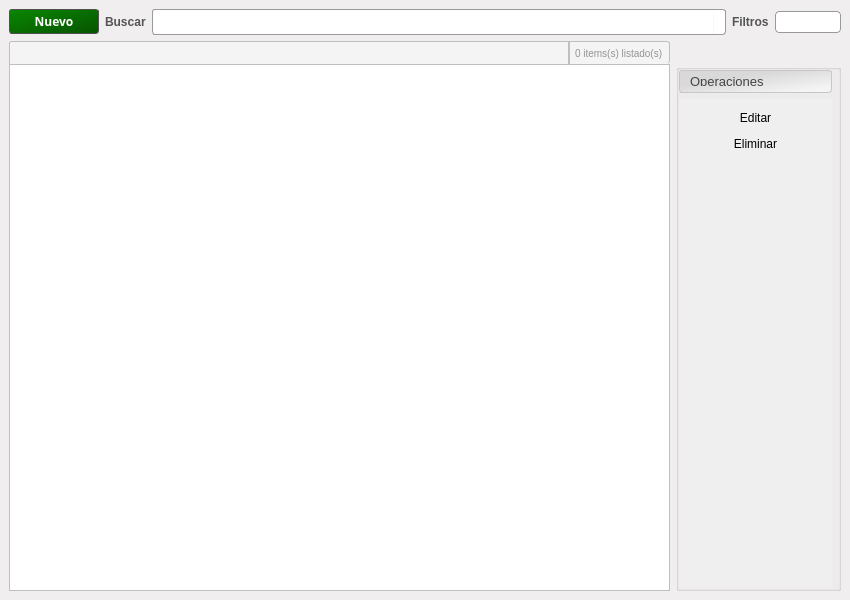
<?xml version="1.0" encoding="UTF-8"?>
<ui version="4.0">
 <class>MainWindow</class>
 <widget class="QMainWindow" name="MainWindow">
  <property name="geometry">
   <rect>
    <x>0</x>
    <y>0</y>
    <width>850</width>
    <height>600</height>
   </rect>
  </property>
  <property name="windowTitle">
   <string>MainWindow</string>
  </property>
  <property name="styleSheet">
   <string notr="true">QMainWindow{
background-color:#F0EEEE ;

border-top-left-radius: 6px 6px;
border-top-right-radius: 6px 6px;
border-bottom-right-radius: 6px 6px;
border-bottom-left-radius: 6px 6px;

}</string>
  </property>
  <widget class="QWidget" name="centralwidget">
   <layout class="QVBoxLayout" name="verticalLayout_3">
    <item>
     <layout class="QVBoxLayout" name="verticalLayout_2">
      <item>
       <layout class="QHBoxLayout" name="horizontalLayout">
        <item>
         <widget class="QPushButton" name="btAgregar">
          <property name="sizePolicy">
           <sizepolicy hsizetype="MinimumExpanding" vsizetype="Fixed">
            <horstretch>0</horstretch>
            <verstretch>0</verstretch>
           </sizepolicy>
          </property>
          <property name="maximumSize">
           <size>
            <width>90</width>
            <height>16777215</height>
           </size>
          </property>
          <property name="font">
           <font>
            <family>Ubuntu,Helvetica,sans-serif</family>
            <weight>75</weight>
            <bold>true</bold>
           </font>
          </property>
          <property name="cursor">
           <cursorShape>PointingHandCursor</cursorShape>
          </property>
          <property name="styleSheet">
           <string notr="true">QPushButton{
color: rgb(255, 255, 255);
background-color: qlineargradient(spread:pad, x1:0.005, y1:0.006, x2:0.990476, y2:1, stop:0.0047619  rgba(10, 134, 2, 255), stop:1 rgba(6, 84, 0, 255));
border: 1px solid #505050;
border-radius: 3px;
padding:3px 15px;
}
QPushButton:pressed{	
	border: 3px solid #505050;
}</string>
          </property>
          <property name="text">
           <string>Nuevo</string>
          </property>
         </widget>
        </item>
        <item>
         <widget class="QLabel" name="label_2">
          <property name="styleSheet">
           <string notr="true">QLabel{
color:rgb(85, 85, 85);
font:bold;
font-family: Ubuntu, Helvetica, sans-serif;
}</string>
          </property>
          <property name="text">
           <string>Buscar</string>
          </property>
         </widget>
        </item>
        <item>
         <layout class="QHBoxLayout" name="horizontalLayout_5">
          <property name="spacing">
           <number>0</number>
          </property>
          <property name="sizeConstraint">
           <enum>QLayout::SetDefaultConstraint</enum>
          </property>
          <item>
           <widget class="QLineEdit" name="leBusqueda">
            <property name="sizePolicy">
             <sizepolicy hsizetype="Expanding" vsizetype="Fixed">
              <horstretch>0</horstretch>
              <verstretch>0</verstretch>
             </sizepolicy>
            </property>
            <property name="minimumSize">
             <size>
              <width>96</width>
              <height>0</height>
             </size>
            </property>
            <property name="styleSheet">
             <string notr="true">QLineEdit { 
border: 1px solid #999999; 
padding: 2px 2px 2px 2px;
min-width: 90px;
height: 20px;

border-top-left-radius: 3px ;
border-top-right-radius: 0px solid white;
border-bottom-right-radius: 0px ;
border-bottom-left-radius: 3px;

}</string>
            </property>
           </widget>
          </item>
          <item>
           <widget class="QLabel" name="lbLupita">
            <property name="sizePolicy">
             <sizepolicy hsizetype="Fixed" vsizetype="Preferred">
              <horstretch>0</horstretch>
              <verstretch>0</verstretch>
             </sizepolicy>
            </property>
            <property name="minimumSize">
             <size>
              <width>0</width>
              <height>26</height>
             </size>
            </property>
            <property name="maximumSize">
             <size>
              <width>30</width>
              <height>26</height>
             </size>
            </property>
            <property name="styleSheet">
             <string notr="true">QLabel { 
background: white;
border: 1px solid #999999; 
padding: 2px 2px 2px 2px;

height: 30px;
width:26px;

border-top-left-radius: 0px ;
border-top-right-radius: 3px;
border-bottom-right-radius: 3px;
border-bottom-left-radius: 0px;

border-left: 0px solid white;
}</string>
            </property>
            <property name="text">
             <string/>
            </property>
            <property name="pixmap">
             <pixmap resource="images_rc/images.qrc">:/newPrefix/find.png</pixmap>
            </property>
            <property name="scaledContents">
             <bool>true</bool>
            </property>
            <property name="alignment">
             <set>Qt::AlignCenter</set>
            </property>
           </widget>
          </item>
         </layout>
        </item>
        <item>
         <widget class="QLabel" name="label_5">
          <property name="styleSheet">
           <string notr="true">QLabel{
color:rgb(85, 85, 85);
font:bold;
font-family: Ubuntu, Helvetica, sans-serif;
}</string>
          </property>
          <property name="text">
           <string>Filtros</string>
          </property>
         </widget>
        </item>
        <item>
         <widget class="QComboBox" name="cbCampos">
          <property name="styleSheet">
           <string notr="true">QComboBox {
border: 1px solid #999999; 
border-radius: 4px;
padding: 2px 2px 2px 2px;
min-width: 6em;
}

QComboBox::down-arrow {
image: url(:newPrefix/arrow_down.png);
height: 10px;
}
QComboBox:editable {
background: white;
border-radius: 0px;
}
QComboBox::drop-down { border-style: none}</string>
          </property>
         </widget>
        </item>
       </layout>
      </item>
     </layout>
    </item>
    <item>
     <layout class="QVBoxLayout" name="verticalLayout">
      <property name="spacing">
       <number>0</number>
      </property>
      <item>
       <layout class="QHBoxLayout" name="horizontalLayout_6" stretch="4,1">
        <property name="spacing">
         <number>6</number>
        </property>
        <item>
         <layout class="QHBoxLayout" name="horizontalLayout_4">
          <property name="spacing">
           <number>0</number>
          </property>
          <item>
           <widget class="QLabel" name="lbTitulo">
            <property name="sizePolicy">
             <sizepolicy hsizetype="Expanding" vsizetype="Minimum">
              <horstretch>0</horstretch>
              <verstretch>0</verstretch>
             </sizepolicy>
            </property>
            <property name="minimumSize">
             <size>
              <width>42</width>
              <height>0</height>
             </size>
            </property>
            <property name="styleSheet">
             <string notr="true">QLabel {
color: #252424;
background-color:rgb(244, 244, 244);

padding:3px;
font: bold 14px;
font-family: Ubuntu, Helvetica, sans-serif;
border: 1px solid #BFBFBF;

border-bottom: 0px solid white;
border-top-left-radius: 3px ;
border-top-right-radius: 0px solid white;
border-bottom-right-radius: 0px ;

}</string>
            </property>
            <property name="text">
             <string>&lt;Nombre lista&gt;</string>
            </property>
           </widget>
          </item>
          <item>
           <widget class="QLabel" name="lbCantidadItems">
            <property name="sizePolicy">
             <sizepolicy hsizetype="Preferred" vsizetype="Preferred">
              <horstretch>0</horstretch>
              <verstretch>0</verstretch>
             </sizepolicy>
            </property>
            <property name="minimumSize">
             <size>
              <width>42</width>
              <height>0</height>
             </size>
            </property>
            <property name="styleSheet">
             <string notr="true">QLabel {
color: rgb(147, 147, 147);
background-color:rgb(244, 244, 244);

padding:3px;
font: 10px;
font-family: Ubuntu, Helvetica, sans-serif;
border: 1px solid #BFBFBF;

border-top-left-radius: 0px solid rgb(244, 244, 244);
border-top-right-radius: 3px;
border-bottom-right-radius: 3px;
border-bottom-left-radius: 0px;
border-bottom: 0px solid white;
}</string>
            </property>
            <property name="text">
             <string>0 items(s) listado(s)</string>
            </property>
           </widget>
          </item>
         </layout>
        </item>
        <item>
         <widget class="QLabel" name="label_3">
          <property name="text">
           <string/>
          </property>
         </widget>
        </item>
       </layout>
      </item>
      <item>
       <layout class="QHBoxLayout" name="horizontalLayout_2" stretch="4,1">
        <property name="spacing">
         <number>6</number>
        </property>
        <item>
         <widget class="QTableWidget" name="twDatos">
          <property name="font">
           <font>
            <family>Ubuntu,Helvetica,sans-serif</family>
           </font>
          </property>
          <property name="styleSheet">
           <string notr="true">QHeaderView::section {
border-radius: 3px;
padding: 2px 4px 2px 4px;

/* Fuente */
color: #3A3939;
text-align: left;
font-family: Ubuntu, Helvetica, sans-serif;

background-color:rgb(244, 244, 244);
/*qlineargradient(spread:reflect, x1:1, y1:1, x2:1, y2:0, stop:0 rgba(240, 240, 240, 255), stop:0.509174 rgba(250, 250, 250, 255), stop:0.963303 rgba(255, 255, 255, 255));*/
/* Bordes */
border-bottom: 1px solid #E3E3E3;
border-top: 1px solid #FFFFFF;
padding:6px;
border-top-left-radius: 0px;
}

QTableWidget{
font-family: Ubuntu, Helvetica, sans-serif;
/*font-size: 12px;*/
text-align: left;
border: 1px solid #BFBFBF;
}</string>
          </property>
          <property name="frameShape">
           <enum>QFrame::Box</enum>
          </property>
          <property name="lineWidth">
           <number>0</number>
          </property>
          <property name="editTriggers">
           <set>QAbstractItemView::AnyKeyPressed</set>
          </property>
          <property name="alternatingRowColors">
           <bool>true</bool>
          </property>
          <property name="selectionMode">
           <enum>QAbstractItemView::SingleSelection</enum>
          </property>
          <property name="selectionBehavior">
           <enum>QAbstractItemView::SelectRows</enum>
          </property>
          <property name="textElideMode">
           <enum>Qt::ElideLeft</enum>
          </property>
          <property name="verticalScrollMode">
           <enum>QAbstractItemView::ScrollPerItem</enum>
          </property>
          <property name="horizontalScrollMode">
           <enum>QAbstractItemView::ScrollPerItem</enum>
          </property>
          <property name="showGrid">
           <bool>true</bool>
          </property>
          <property name="gridStyle">
           <enum>Qt::NoPen</enum>
          </property>
          <property name="sortingEnabled">
           <bool>true</bool>
          </property>
          <property name="wordWrap">
           <bool>true</bool>
          </property>
          <property name="cornerButtonEnabled">
           <bool>false</bool>
          </property>
          <attribute name="horizontalHeaderVisible">
           <bool>true</bool>
          </attribute>
          <attribute name="horizontalHeaderHighlightSections">
           <bool>true</bool>
          </attribute>
          <attribute name="horizontalHeaderShowSortIndicator" stdset="0">
           <bool>true</bool>
          </attribute>
          <attribute name="horizontalHeaderStretchLastSection">
           <bool>true</bool>
          </attribute>
          <attribute name="verticalHeaderVisible">
           <bool>false</bool>
          </attribute>
          <attribute name="verticalHeaderCascadingSectionResizes">
           <bool>true</bool>
          </attribute>
          <attribute name="verticalHeaderDefaultSectionSize">
           <number>24</number>
          </attribute>
          <attribute name="verticalHeaderHighlightSections">
           <bool>false</bool>
          </attribute>
          <attribute name="verticalHeaderShowSortIndicator" stdset="0">
           <bool>false</bool>
          </attribute>
          <attribute name="verticalHeaderStretchLastSection">
           <bool>false</bool>
          </attribute>
          <attribute name="verticalHeaderVisible">
           <bool>false</bool>
          </attribute>
          <attribute name="horizontalHeaderShowSortIndicator" stdset="0">
           <bool>true</bool>
          </attribute>
          <attribute name="verticalHeaderDefaultSectionSize">
           <number>24</number>
          </attribute>
          <attribute name="horizontalHeaderStretchLastSection">
           <bool>true</bool>
          </attribute>
          <attribute name="horizontalHeaderVisible">
           <bool>true</bool>
          </attribute>
          <attribute name="verticalHeaderCascadingSectionResizes">
           <bool>true</bool>
          </attribute>
          <attribute name="verticalHeaderShowSortIndicator" stdset="0">
           <bool>false</bool>
          </attribute>
          <attribute name="horizontalHeaderHighlightSections">
           <bool>true</bool>
          </attribute>
          <attribute name="verticalHeaderHighlightSections">
           <bool>false</bool>
          </attribute>
          <attribute name="verticalHeaderStretchLastSection">
           <bool>false</bool>
          </attribute>
         </widget>
        </item>
        <item>
         <widget class="QGroupBox" name="gbDetalles">
          <property name="sizePolicy">
           <sizepolicy hsizetype="Expanding" vsizetype="Expanding">
            <horstretch>0</horstretch>
            <verstretch>0</verstretch>
           </sizepolicy>
          </property>
          <property name="title">
           <string/>
          </property>
          <layout class="QHBoxLayout" name="horizontalLayout_3">
           <property name="spacing">
            <number>0</number>
           </property>
           <property name="leftMargin">
            <number>0</number>
           </property>
           <property name="topMargin">
            <number>0</number>
           </property>
           <property name="rightMargin">
            <number>6</number>
           </property>
           <property name="bottomMargin">
            <number>0</number>
           </property>
           <item>
            <widget class="QToolBox" name="toolBox">
             <property name="sizePolicy">
              <sizepolicy hsizetype="Preferred" vsizetype="Expanding">
               <horstretch>0</horstretch>
               <verstretch>0</verstretch>
              </sizepolicy>
             </property>
             <property name="font">
              <font>
               <pointsize>10</pointsize>
              </font>
             </property>
             <property name="styleSheet">
              <string notr="true">QToolBox::tab {
color:rgb(68, 68, 68);
background-color: qlineargradient(spread:reflect, x1:0.195, y1:0.176136, x2:1, y2:1, stop:0.195238 rgba(217, 217, 217, 255), stop:0.842857 rgba(244, 244, 244, 255));
border: 1px solid rgb(199, 199, 199);
border-radius: 3px;
padding:6px;
}
</string>
             </property>
             <widget class="QWidget" name="widget">
              <property name="geometry">
               <rect>
                <x>0</x>
                <y>0</y>
                <width>150</width>
                <height>461</height>
               </rect>
              </property>
              <attribute name="label">
               <string>Operaciones</string>
              </attribute>
              <layout class="QVBoxLayout" name="verticalLayout_6">
               <item>
                <widget class="QPushButton" name="btEditar">
                 <property name="cursor">
                  <cursorShape>PointingHandCursor</cursorShape>
                 </property>
                 <property name="styleSheet">
                  <string notr="true"> QPushButton {
     border: 1px solid #8f8f91;
     border-radius: 5px;
     background-color: qlineargradient(x1: 0, y1: 0, x2: 0, y2: 1,
                                       stop: 0 #f6f7fa, stop: 1 #dadbde);
padding: 3px 15px;
 }

 QPushButton:pressed {
     background-color: qlineargradient(x1: 0, y1: 0, x2: 0, y2: 1,
                                       stop: 0 #dadbde, stop: 1 #f6f7fa);
 }

 QPushButton:flat {
     border: none; /* no border for a flat push button */
 }

 QPushButton:default {
     border-color: navy; /* make the default button prominent */
 }
</string>
                 </property>
                 <property name="text">
                  <string>Editar</string>
                 </property>
                 <property name="flat">
                  <bool>true</bool>
                 </property>
                </widget>
               </item>
               <item>
                <widget class="QPushButton" name="btEliminar">
                 <property name="cursor">
                  <cursorShape>PointingHandCursor</cursorShape>
                 </property>
                 <property name="styleSheet">
                  <string notr="true"> QPushButton {
     border: 1px solid #8f8f91;
     border-radius: 5px;
     background-color: qlineargradient(x1: 0, y1: 0, x2: 0, y2: 1,
                                       stop: 0 #f6f7fa, stop: 1 #dadbde);
padding: 3px 15px;
 }

 QPushButton:pressed {
     background-color: qlineargradient(x1: 0, y1: 0, x2: 0, y2: 1,
                                       stop: 0 #dadbde, stop: 1 #f6f7fa);
 }

 QPushButton:flat {
     border: none; /* no border for a flat push button */
 }

 QPushButton:default {
     border-color: navy; /* make the default button prominent */
 }
</string>
                 </property>
                 <property name="text">
                  <string>Eliminar</string>
                 </property>
                 <property name="flat">
                  <bool>true</bool>
                 </property>
                </widget>
               </item>
               <item>
                <spacer name="verticalSpacer_2">
                 <property name="orientation">
                  <enum>Qt::Vertical</enum>
                 </property>
                 <property name="sizeHint" stdset="0">
                  <size>
                   <width>20</width>
                   <height>382</height>
                  </size>
                 </property>
                </spacer>
               </item>
              </layout>
             </widget>
            </widget>
           </item>
          </layout>
         </widget>
        </item>
       </layout>
      </item>
     </layout>
    </item>
   </layout>
  </widget>
 </widget>
 <resources>
  <include location="images_rc/images.qrc"/>
 </resources>
 <connections/>
</ui>
